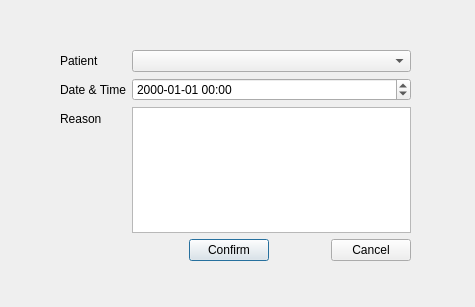
<?xml version="1.0" encoding="UTF-8"?>
<ui version="4.0">
 <class>AddAppointmentWindow</class>
 <widget class="QDialog" name="AddAppointmentWindow">
  <property name="geometry">
   <rect>
    <x>0</x>
    <y>0</y>
    <width>475</width>
    <height>307</height>
   </rect>
  </property>
  <property name="windowTitle">
   <string>Insert new appointment</string>
  </property>
  <widget class="QWidget" name="centralwidget" native="true">
   <property name="geometry">
    <rect>
     <x>0</x>
     <y>0</y>
     <width>471</width>
     <height>311</height>
    </rect>
   </property>
   <widget class="QWidget" name="formLayoutWidget">
    <property name="geometry">
     <rect>
      <x>60</x>
      <y>50</y>
      <width>351</width>
      <height>211</height>
     </rect>
    </property>
    <layout class="QFormLayout" name="formLayout">
     <item row="1" column="0">
      <widget class="QLabel" name="lblDatetime">
       <property name="text">
        <string>Date &amp; Time</string>
       </property>
      </widget>
     </item>
     <item row="1" column="1">
      <widget class="QDateTimeEdit" name="dateTimeEdit">
       <property name="displayFormat">
        <string>yyyy-MM-dd HH:mm</string>
       </property>
      </widget>
     </item>
     <item row="2" column="0">
      <widget class="QLabel" name="lblReason">
       <property name="text">
        <string>Reason</string>
       </property>
      </widget>
     </item>
     <item row="2" column="1">
      <widget class="QTextEdit" name="txtReason"/>
     </item>
     <item row="0" column="0">
      <widget class="QLabel" name="lblPatient">
       <property name="text">
        <string>Patient</string>
       </property>
      </widget>
     </item>
     <item row="0" column="1">
      <widget class="QComboBox" name="cmbPatient">
       <property name="placeholderText">
        <string>Select a patient</string>
       </property>
      </widget>
     </item>
     <item row="3" column="1">
      <layout class="QHBoxLayout" name="horizontalLayout">
       <item>
        <spacer name="horizontalSpacer">
         <property name="orientation">
          <enum>Qt::Orientation::Horizontal</enum>
         </property>
         <property name="sizeHint" stdset="0">
          <size>
           <width>40</width>
           <height>20</height>
          </size>
         </property>
        </spacer>
       </item>
       <item>
        <widget class="QPushButton" name="btnConfirm">
         <property name="text">
          <string>Confirm</string>
         </property>
        </widget>
       </item>
       <item>
        <spacer name="horizontalSpacer_2">
         <property name="orientation">
          <enum>Qt::Orientation::Horizontal</enum>
         </property>
         <property name="sizeHint" stdset="0">
          <size>
           <width>40</width>
           <height>20</height>
          </size>
         </property>
        </spacer>
       </item>
       <item>
        <widget class="QPushButton" name="btnCancel">
         <property name="text">
          <string>Cancel</string>
         </property>
        </widget>
       </item>
      </layout>
     </item>
    </layout>
   </widget>
  </widget>
 </widget>
 <resources/>
 <connections/>
</ui>
